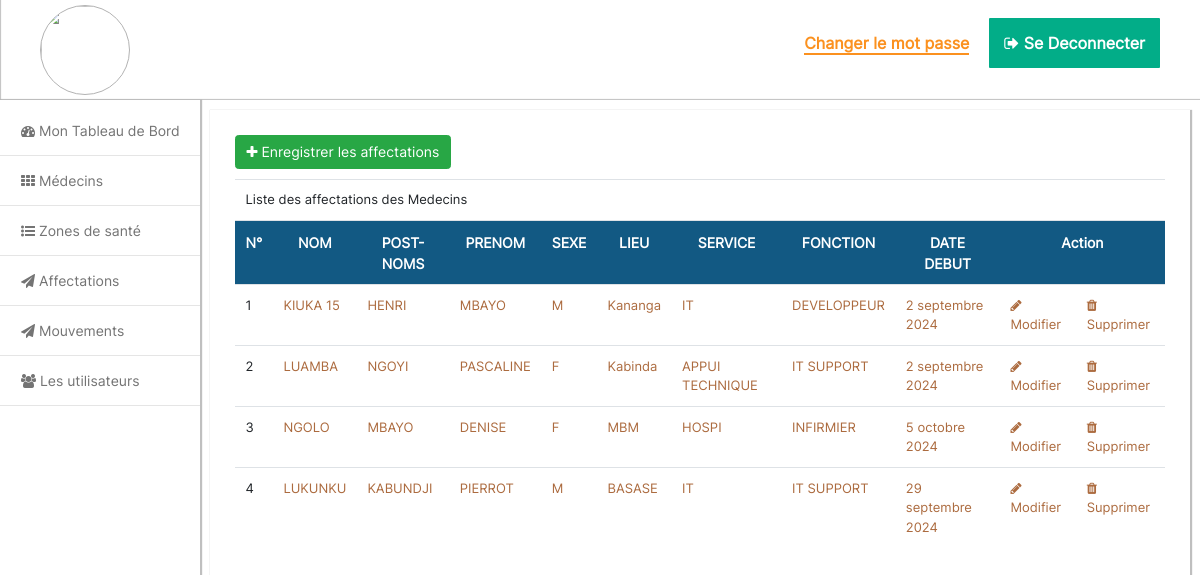
Page /liste-affectation (signed in) on the committed database.
### AppMedecin/models.py (models this page shows, shortened)
class Affectation(models.Model):
    zone_sante = models.ForeignKey(ZoneSante, on_delete=models.PROTECT)
    medecin = models.ForeignKey(Medecin, on_delete=models.CASCADE)
    lieu = models.CharField(max_length=254)
    service = models.CharField(max_length=254)
    fonction = models.CharField(max_length=254)
    date_debut = models.DateField()

class Medecin(models.Model):
    SEXE = (
        ('M', 'M'),
        ('F', 'F')
    )
    matricule = models.CharField(max_length=254, unique=True, null=True, blank=True)
    nom = models.CharField(max_length=254)
    prenom = models.CharField(max_length=254)
    postnom = models.CharField(max_length=254)
    email = models.CharField(max_length=100, unique=True, null=True, blank=True)
    telephone = models.CharField(max_length=100, null=True, blank=True)
    adresse = models.CharField(max_length=254)
    sexe = models.CharField(max_length=1, choices=SEXE)
    specialite = models.CharField(max_length=254)
    photo = models.ImageField(upload_to='profil', null=True, blank=True)
    auteur = models.ForeignKey(Compte_Utilisateur, on_delete=models.PROTECT)
    date_naissance = models.DateField()

### AppMedecin/views.py (the view)
# urls.py: path('liste-affectation', views.liste_affectation, name='liste-affectation'),
def liste_affectation(request):
    affectation = Affectation.objects.all()
    context = {
        "affectation":affectation
    }
    return render(request, 'admin/crud/affectation/liste_affectation.html', context)

### AppMedecin/templates/admin/crud/affectation/liste_affectation.html (shortened to what this page needs)
{% extends "base/base.html" %}
{% block content %}
<section class="last-news-post">
    <div class="add">
        <a href="{% url 'ajout-affectation' %}" class="btn btn-success"><span class="fa fa-plus"></span> Enregistrer les affectations</a>
    </div>
    <table class="table table-hover table-responsive">
        <tr>
            <td colspan="11">Liste des affectations des Medecins </td>
        </tr>
        <tr>
            <th>N°</th>
            <th>NOM</th>
            <th>POST-NOMS</th>
            <th>PRENOM</th>
            <th>SEXE</th>
            <th>LIEU</th>
            <th>SERVICE</th>
            <th>FONCTION</th>
            <th>DATE DEBUT</th>
            <th colspan="2">Action</th>
        </tr>
        {% for medecin in affectation %}
          <tr>
            <td>{{forloop.counter}}</td>
            <td><a href="#">{{medecin.medecin.nom}}</a></td>
            <td><a href="#">{{medecin.medecin.postnom}}</a></td>
            <td><a href="#">{{medecin.medecin.prenom}}</a></td>
            <td><a href="#">{{medecin.medecin.sexe}}</a></td>
            <td><a href="#">{{medecin.lieu}}</a></td>
            <td><a href="#">{{medecin.service}}</a></td>
            <td><a href="#">{{medecin.fonction}}</a></td>
            <td><a href="#">{{medecin.date_debut}}</a></td>
            <td><a href="{% url 'modif-affectation' medecin.id %}"><span class="fa fa-pencil"></span> Modifier</a></td>
            <td><a href="{% url 'supprimer-affectation' medecin.id %}"><span class="fa fa-trash"></span> Supprimer</a></td>
          </tr>
          {% empty %}
          <tr>
            <td colspan="11">Aucun enregistrement pour le moment</td>
          </tr>
        {% endfor %}
    </table>
</section>
{% endblock content %}

### static/css/myStyle/myStyle.css (style rules this page uses)
body { font-family: "Inter",Verdana, Geneva, Tahoma, sans-serif; }
html { font-size: 14px; }
table tr td { font-size: 13px; }
table tr th { background-color: rgb(18, 89, 131); color: white; }

### templates/sidebar/sidebar.html (style rules this page uses)
* { padding: 0px; margin: 0px; box-sizing: border-box; }

### AppMedecin/templates/admin/crud/affectation/liste_affectation.html (style rules this page uses)
.last-news-post { display: flex; justify-content: flex-start; align-items: flex-start; flex-direction: column; margin-left: 210px; margin-bottom: 14px; margin-right: 10px; padding: 25px; box-shadow: 1px 1px 1px 1px rgba(0, 0, 0, 0.25); margin-top: 10px; }
.last-news-post .add { margin-bottom: 10px; }
.last-news-post table { width: 100%; }
.last-news-post table th { text-align: center; }
.last-news-post table td a { color: rgb(172, 107, 63); }

### rows in the picture
Affectation: medecin.nom "KIUKA 15", medecin.postnom "HENRI", medecin.prenom "MBAYO", medecin.sexe "M", lieu "Kananga", service "IT", fonction "DEVELOPPEUR", date_debut "2 septembre 2024"
Affectation: medecin.nom "LUAMBA", medecin.postnom "NGOYI", medecin.prenom "PASCALINE", medecin.sexe "F", lieu "Kabinda", service "APPUI TECHNIQUE", fonction "IT SUPPORT", date_debut "2 septembre 2024"
Affectation: medecin.nom "NGOLO", medecin.postnom "MBAYO", medecin.prenom "DENISE", medecin.sexe "F", lieu "MBM", service "HOSPI", fonction "INFIRMIER", date_debut "5 octobre 2024"
Affectation: medecin.nom "LUKUNKU", medecin.postnom "KABUNDJI", medecin.prenom "PIERROT", medecin.sexe "M", lieu "BASASE", service "IT", fonction "IT SUPPORT", date_debut "29 septembre 2024"
